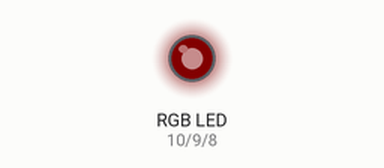
Simulated run of this sketch. Board: Arduino Uno, built with avr-gcc and run on an emulated ATmega328P. Shown: an RGB LED mixed from three pins (HIGH = lit). Dim RGB values are drawn brighter than linear.

Above: at 0.05 s.
At 1.15 s:
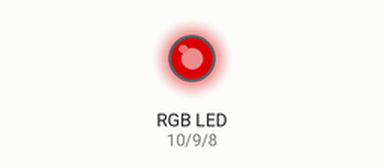
At 2.3 s:
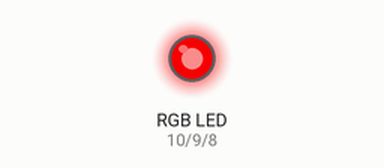
At 4.55 s:
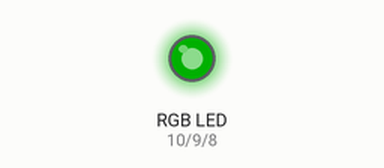
At 6.8 s:
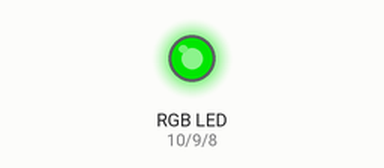
At 9.05 s:
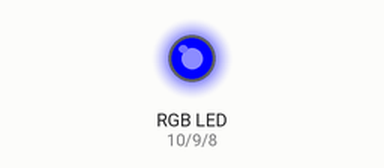
Timing chart, 0 to 12.0 s (numbered marks = the images above):
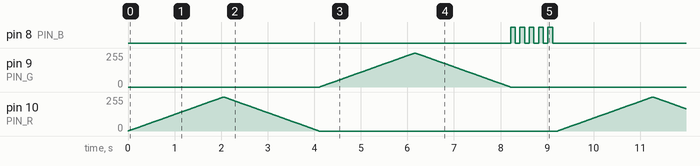

The sketch:

03_RgbLedBreathing.ino
```cpp
// 예제 3: PWM을 이용하여 LED Dimming 제어
// R - D10(PWM)
// G - D9(PWM)
// B - D8(Digital)
// for 반복문 연습

// RGB LED 핀 정의
const int PIN_R = 10;
const int PIN_G = 9;
const int PIN_B = 8;

void setup() {
  // RGB LED 핀을 출력 모드로 설정
  // DDRB = 0xff; (출력 모드 설정)
  pinMode(PIN_R, OUTPUT);
  pinMode(PIN_G, OUTPUT);
  pinMode(PIN_B, OUTPUT);
}

void loop() {
  // R LED PWM 제어
  // 점점 밝아지는 과정
  for(int i=0; i<=255; i++){
    // PWM 출력
    analogWrite(PIN_R, i);
    // G LED OFF
    analogWrite(PIN_G, 0);
    // B LED OFF
    digitalWrite(PIN_B, LOW);
    delay(8);
  }
  // 어두워지는 과정
  for(int i=255; i>=0; i--){
    // PWM 출력
    analogWrite(PIN_R, i);
    // G LED OFF
    analogWrite(PIN_G, 0);
    // B LED OFF
    digitalWrite(PIN_B, LOW);
    delay(8);
  }

  // G LED 숨쉬기
  // 밝아지는 과정
  for(int i=0; i<256; i++){
    analogWrite(PIN_R, 0);
    analogWrite(PIN_G, i);
    digitalWrite(PIN_B, LOW);
    delay(8);
  }
  // 어두워 지는 과정
  for(int i=255; i>=0; i--){
    analogWrite(PIN_R, 0);
    analogWrite(PIN_G, i);
    digitalWrite(PIN_B, LOW);
    delay(8);
  }

  // B LED PWM 기능이 없음
  // 단순 ON/OFF 제어(5회)
  for(int j=0; j<5; j++){
    digitalWrite(PIN_B, HIGH);
    delay(100);
    digitalWrite(PIN_B, LOW);
    delay(100);
  }
}
```

Measured:
- by itself, pin 8 (PIN_B): repeats every 9.2 s: 4 × (LOW 0.10 s, HIGH 0.10 s), LOW 8.3 s, HIGH 0.10 s
